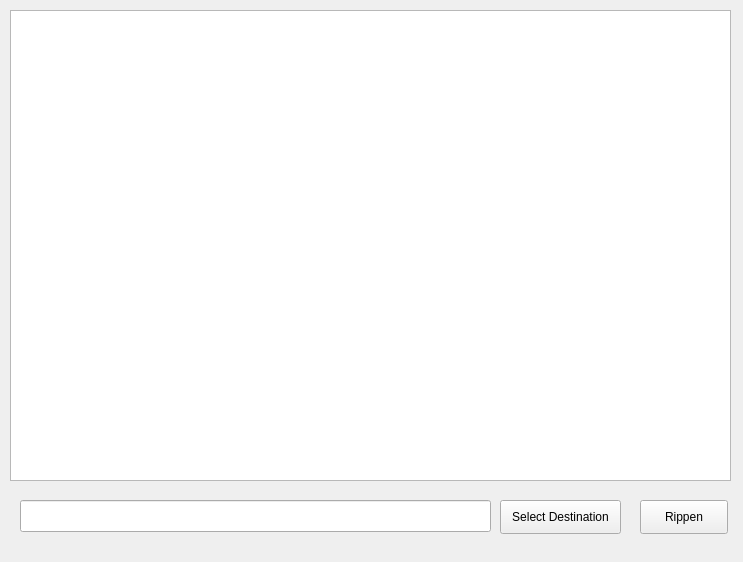
<?xml version="1.0" encoding="UTF-8"?>
<ui version="4.0">
 <class>Form</class>
 <widget class="QWidget" name="Form">
  <property name="geometry">
   <rect>
    <x>0</x>
    <y>0</y>
    <width>743</width>
    <height>562</height>
   </rect>
  </property>
  <property name="windowTitle">
   <string>Form</string>
  </property>
  <widget class="QListView" name="cdlistView">
   <property name="geometry">
    <rect>
     <x>10</x>
     <y>10</y>
     <width>721</width>
     <height>471</height>
    </rect>
   </property>
  </widget>
  <widget class="QPushButton" name="ripButton">
   <property name="geometry">
    <rect>
     <x>640</x>
     <y>500</y>
     <width>88</width>
     <height>34</height>
    </rect>
   </property>
   <property name="text">
    <string>Rippen</string>
   </property>
  </widget>
  <widget class="QLineEdit" name="destLineEdit">
   <property name="geometry">
    <rect>
     <x>20</x>
     <y>500</y>
     <width>471</width>
     <height>32</height>
    </rect>
   </property>
  </widget>
  <widget class="QToolButton" name="toolButton">
   <property name="geometry">
    <rect>
     <x>500</x>
     <y>500</y>
     <width>121</width>
     <height>34</height>
    </rect>
   </property>
   <property name="text">
    <string>Select Destination</string>
   </property>
  </widget>
 </widget>
 <resources/>
 <connections/>
</ui>
